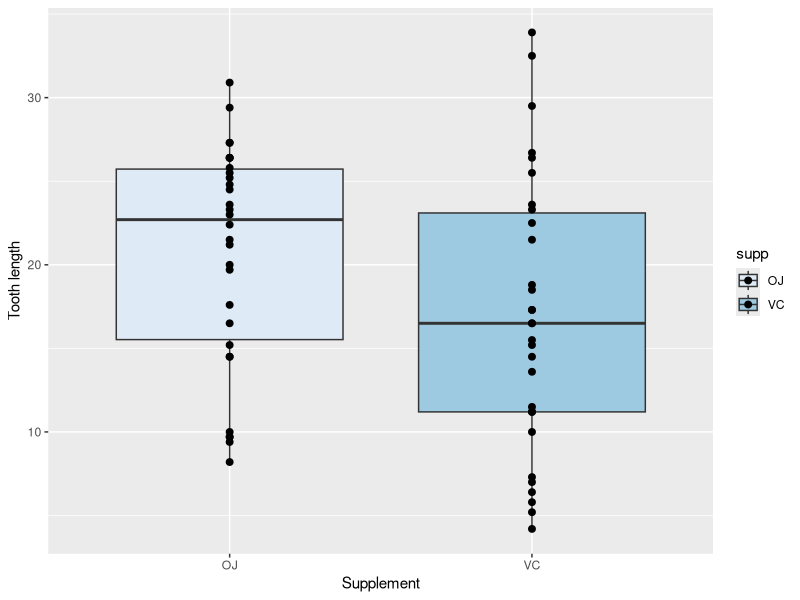
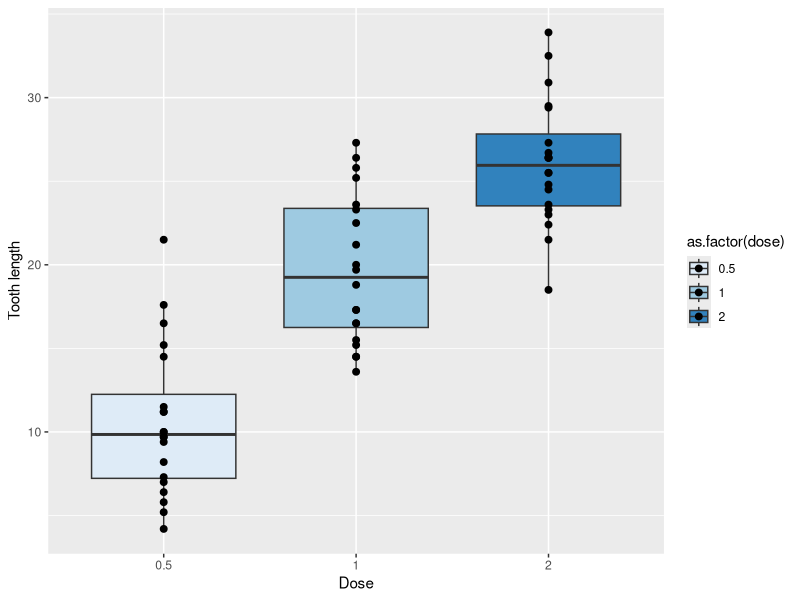

Recreate these plots in R, in order.
## ---- chunk 1
library(ggplot2)
## ---- chunk 2
data <- ToothGrowth
ggplot(ToothGrowth, aes(supp, len, fill = supp)) +
        geom_boxplot() +
        geom_point(size = 2) +
        xlab ("Supplement") +
        ylab("Tooth length") +
        scale_fill_brewer()
ggplot(ToothGrowth, aes(as.factor(dose), len, fill = as.factor(dose))) +
        geom_boxplot() +
        geom_point(size = 2) +
        xlab ("Dose") +
        ylab("Tooth length") +
        scale_fill_brewer()
